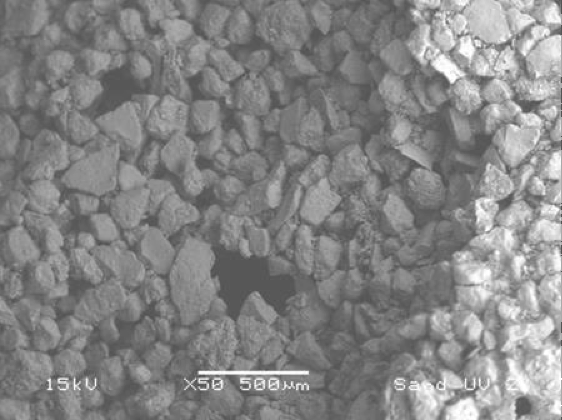
#> input picture Images/suelo1.png, 562 x 420 px
$ python main.py
#> lines starting #> are read from the running program, lines starting #| are printed output that depends on the picture; after the words box and inside, x2 and y2 are one past the last pixel; in counts of white or black regions, pixels touching at a corner belong together
import cv2
import sys
import numpy as np
import matplotlib.pyplot as plt
# This is a sample Python script.

# Press Shift+F10 to execute it or replace it with your code.
# Press Double Shift to search everywhere for classes, files, tool windows, actions, and settings.


def print_hi(imgpath: str):
    # Use a breakpoint in the code line below to debug your script.
#> called with imgpath = './Images/suelo1.png'
    img = cv2.imread(imgpath, cv2.IMREAD_GRAYSCALE)
#> img is the input picture: shape (420, 562); min 75, max 255, mean 133.4
    img2 = cv2.cvtColor(img, cv2.COLOR_GRAY2RGB)
    #cv2.imshow("img2", img2)
    h2 = cv2.adaptiveThreshold(img, 255, cv2.ADAPTIVE_THRESH_GAUSSIAN_C, cv2.THRESH_BINARY, 15, 2)
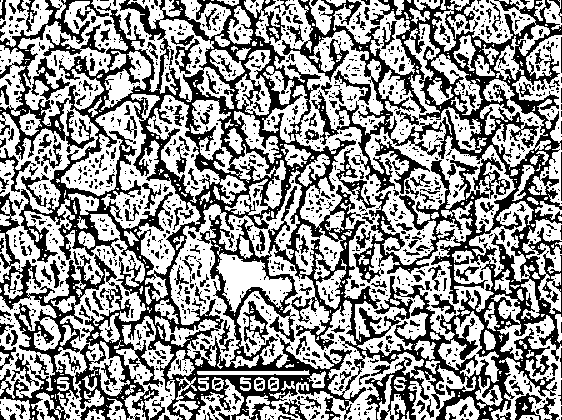
#> h2: shape (420, 562); 58.1% white; 1317 black regions (1063 under 20 px), largest, box (x1, y1, x2, y2) and area: (0, 0, 562, 420) 77300, (375, 138, 430, 194) 551, (43, 24, 106, 56) 490
    #cv2.imshow("img", img)
    #cv2.imshow("img2", h2)
    img3 = img.flatten()  # fusionamos todas las sublistas(RGB, GRAY, BGR) a un vector unidimensional

    plt.hist(img3, 256, (0, 256), color='b')
    plt.xlim([0, 256])
    plt.title('Histograma')
    plt.show()
#> figure, not shown here; tallest bar 4896 high, from x = 111 to 112

    res = cv2.equalizeHist(img, img2)
    res2 = cv2.cvtColor(res, cv2.COLOR_GRAY2RGB)
    #cv2.imshow("img3", res)

    plt.hist(res.flatten(), 256, [0, 256], color='g')
    plt.xlim([0, 256])
    plt.title('Histograma Equalizado')
    plt.show()
#> figure, not shown here; tallest bar 4896 high, from x = 71 to 72

    clahe = cv2.createCLAHE(clipLimit=2.0, tileGridSize=(20, 20))
    cl1 = clahe.apply(img)
    imgeq = cv2.cvtColor(cl1, cv2.COLOR_GRAY2RGB)
    #cv2.imshow("img4", imgeq)

    img4 = imgeq.flatten()

    """plt.hist(img4, 256, [0, 256], color='r')  # (solo funciona con escala de grises para ver la intensidad)
    plt.xlim([0, 256])
    plt.title('Histograma')
    plt.show()"""

    hist, bins = np.histogram(img4, 256, (0, 256))
#> hist = 256 values, max 6012 at index 128, min 0 at index 0, mean 2766.1; bins = 257 values from 0 to 256
    value = np.argmax(hist)
#> value = 128
    th3, dst3 = cv2.threshold(imgeq, value, 255, cv2.THRESH_BINARY)
#> dst3: shape (420, 562, 3); 55.7% white; 453 black regions (396 under 20 px), largest, box (x1, y1, x2, y2) and area: (44, 0, 562, 420) 83535, (0, 135, 153, 383) 7894, (0, 0, 101, 214) 5202
#> th3 = 128
    cv2.imshow("Result", dst3)

    #plt.imshow(imgeq)

    cv2.waitKey(0)


# Press the green button in the gutter to run the script.
if __name__ == '__main__':
    print("1")
    print_hi("./Images/suelo1.png")
    print("2")
    print_hi("./Images/suelo2.png")
#> call 2 of print_hi, with imgpath = './Images/suelo2.png'
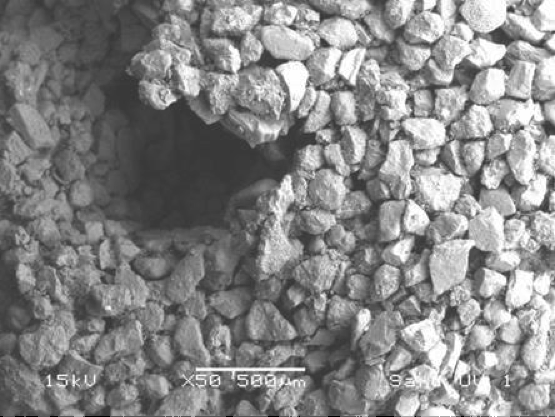
#> input picture Images/suelo2.png, 555 x 417 px
#> in print_hi, img is the input picture: shape (417, 555); min 0, max 255, mean 134.3
#> in print_hi (call 2), `h2 = cv2.adaptiveThreshold(img, 255, cv2.ADAPTIVE_THRESH_GAUSSIAN_C, c..`: h2: shape (417, 555); 57.2% white; 1248 black regions (1051 under 20 px), largest, box (x1, y1, x2, y2) and area: (34, 0, 555, 417) 69233, (442, 283, 555, 417) 3961, (0, 74, 114, 236) 3938
#> in print_hi (call 2), `hist, bins = np.histogram(img4, 256, (0, 256))`: hist = 256 values, max 5481 at index 59, min 0 at index 0, mean 2712.1
#> in print_hi (call 2), `value = np.argmax(hist)`: value = 59
#> in print_hi (call 2), `th3, dst3 = cv2.threshold(imgeq, value, 255, cv2.THRESH_BINARY)`: dst3: shape (417, 555, 3); 87.5% white; 883 black regions (643 under 20 px), largest, box (x1, y1, x2, y2) and area: (165, 89, 264, 195) 2234, (250, 110, 317, 184) 1307, (105, 74, 160, 124) 881
    print("3")
    print_hi("./Images/suelo3.png")
#> call 3 of print_hi, with imgpath = './Images/suelo3.png'
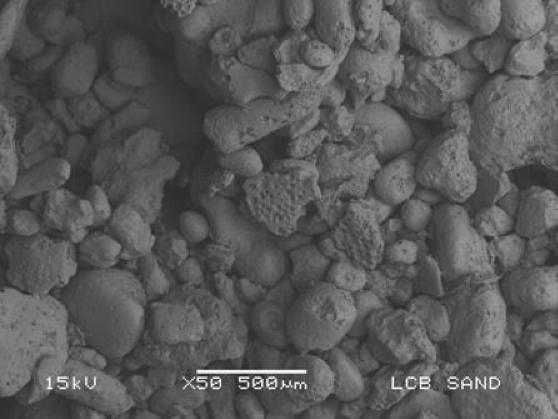
#> input picture Images/suelo3.png, 558 x 419 px
#> in print_hi, img is the input picture: shape (419, 558); min 33, max 255, mean 88.2
#> in print_hi (call 3), `h2 = cv2.adaptiveThreshold(img, 255, cv2.ADAPTIVE_THRESH_GAUSSIAN_C, c..`: h2: shape (419, 558); 63.6% white; 1939 black regions (1544 under 20 px), largest, box (x1, y1, x2, y2) and area: (156, 0, 558, 419) 32024, (0, 95, 180, 419) 10701, (201, 0, 342, 95) 2556
#> in print_hi (call 3), `hist, bins = np.histogram(img4, 256, (0, 256))`: hist = 256 values, max 6579 at index 92, min 0 at index 0, mean 2739.9
#> in print_hi (call 3), `value = np.argmax(hist)`: value = 92
#> in print_hi (call 3), `th3, dst3 = cv2.threshold(imgeq, value, 255, cv2.THRESH_BINARY)`: dst3: shape (419, 558, 3); 60.6% white; 612 black regions (526 under 20 px), largest, box (x1, y1, x2, y2) and area: (1, 0, 360, 419) 48705, (363, 0, 532, 372) 15885, (494, 157, 558, 391) 5053
    print("4")
    print_hi("./Images/suelo4.png")
#> call 4 of print_hi, with imgpath = './Images/suelo4.png'
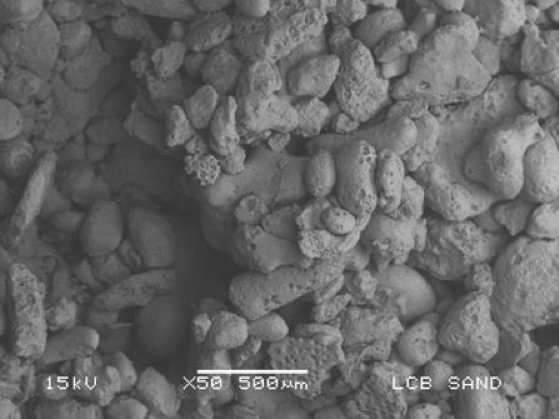
#> input picture Images/suelo4.png, 559 x 419 px
#> in print_hi, img is the input picture: shape (419, 559); min 46, max 255, mean 102.7
#> in print_hi (call 4), `h2 = cv2.adaptiveThreshold(img, 255, cv2.ADAPTIVE_THRESH_GAUSSIAN_C, c..`: h2: shape (419, 559); 62.3% white; 1710 black regions (1353 under 20 px), largest, box (x1, y1, x2, y2) and area: (0, 132, 559, 419) 31597, (229, 0, 460, 273) 10808, (120, 56, 287, 193) 4575
#> in print_hi (call 4), `hist, bins = np.histogram(img4, 256, (0, 256))`: hist = 256 values, max 5604 at index 100, min 0 at index 0, mean 2744.8
#> in print_hi (call 4), `value = np.argmax(hist)`: value = 100
#> in print_hi (call 4), `th3, dst3 = cv2.threshold(imgeq, value, 255, cv2.THRESH_BINARY)`: dst3: shape (419, 559, 3); 59.1% white; 499 black regions (421 under 20 px), largest, box (x1, y1, x2, y2) and area: (0, 0, 323, 419) 52301, (393, 28, 559, 419) 14601, (249, 0, 457, 274) 11510
    print("5")
    print_hi("./Images/suelo5.png")
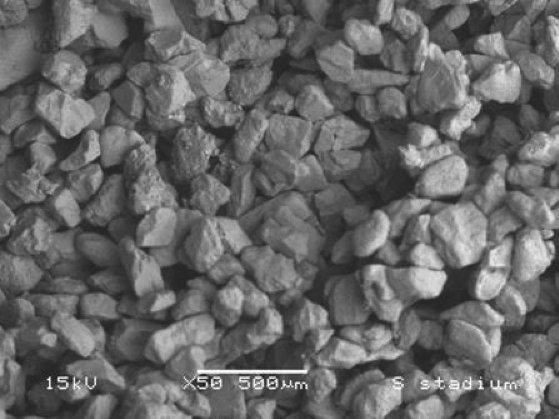
#> input picture Images/suelo5.png, 559 x 419 px
#> in print_hi, img is the input picture: shape (419, 559); min 27, max 255, mean 102.6
#> in print_hi (call 5), `h2 = cv2.adaptiveThreshold(img, 255, cv2.ADAPTIVE_THRESH_GAUSSIAN_C, c..`: h2: shape (419, 559); 56.3% white; 1119 black regions (935 under 20 px), largest, box (x1, y1, x2, y2) and area: (0, 0, 559, 419) 82845, (0, 56, 67, 128) 1264, (324, 0, 381, 31) 702
#> in print_hi (call 5), `cl1 = clahe.apply(img)`:
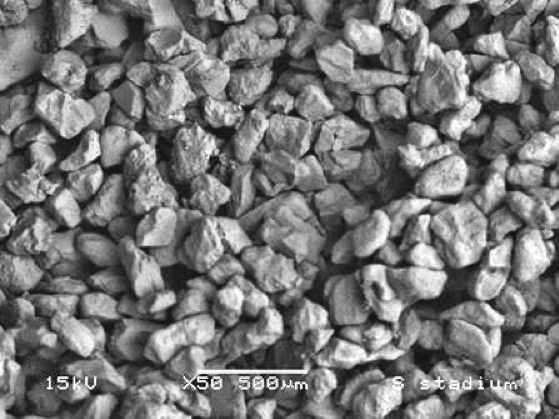
#> cl1: shape (419, 559); min 13, max 255, mean 118.9
#> in print_hi (call 5), `hist, bins = np.histogram(img4, 256, (0, 256))`: hist = 256 values, max 4572 at index 94, min 0 at index 0, mean 2744.8
#> in print_hi (call 5), `value = np.argmax(hist)`: value = 94
#> in print_hi (call 5), `th3, dst3 = cv2.threshold(imgeq, value, 255, cv2.THRESH_BINARY)`:
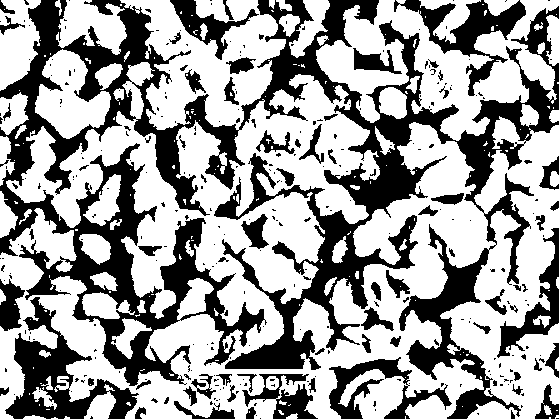
#> dst3: shape (419, 559, 3); 62.1% white; 324 black regions (250 under 20 px), largest, box (x1, y1, x2, y2) and area: (0, 0, 559, 419) 62939, (5, 297, 139, 419) 5354, (394, 0, 526, 96) 3379


# See PyCharm help at https://www.jetbrains.com/help/pycharm/
